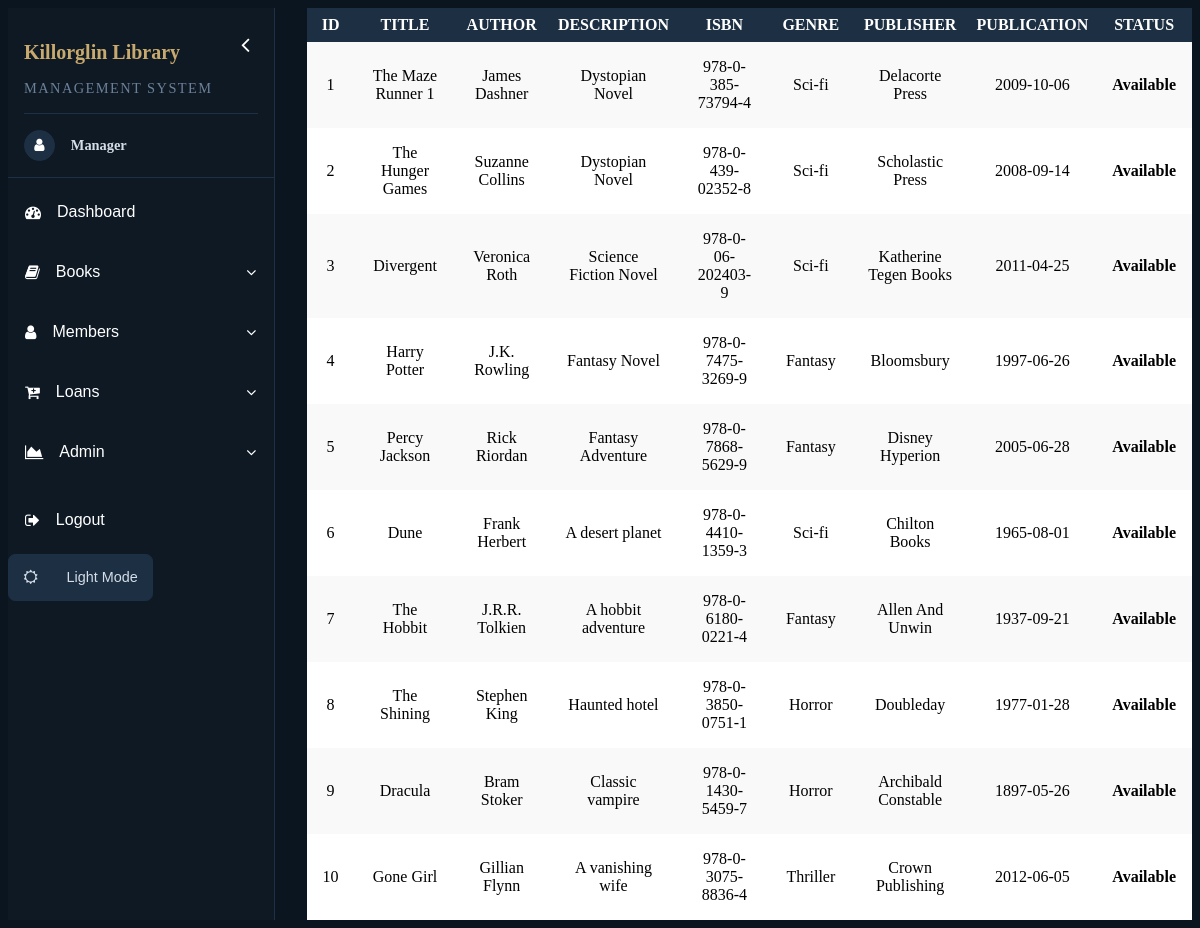
Screenshot of /viewBook.php (signed in) with the database file from the repository.
### tables this page shows
CREATE TABLE `Books` (
  `BookID` tinyint(3) NOT NULL AUTO_INCREMENT,
  `Title` varchar(30) NOT NULL,
  `Author` varchar(25) NOT NULL,
  `Description` varchar(30) NOT NULL,
  `ISBN` char(17) NOT NULL,
  `Genre` varchar(20) NOT NULL,
  `Publisher` varchar(25) NOT NULL,
  `PublicationDate` date DEFAULT NULL,
  `Status` enum('A','U') NOT NULL DEFAULT 'A',
  PRIMARY KEY (`BookID`),
  UNIQUE KEY `ISBN` (`ISBN`)
);

### config/config.php (called while the page is built, shortened)
<?php
    require_once("db.php");
    require_once("class/Book.php");
    require_once("class/BookRepository.php");
    require_once("class/LibraryService.php");
    $bookRepository = new BookRepository($pdo);
    $memberRepository = new MemberRepository($pdo);
    $loanRepository = new LoanRepository($pdo);
    $fineRepository = new FineRepository($pdo);
    $authRepository = new AuthenticationRepository($pdo);
    $libraryService = new LibraryService($bookRepository,$memberRepository, $loanRepository, $fineRepository, $authRepository);
?>

### class/LibraryService.php (called while the page is built, shortened)
<?php
    class LibraryService {
        private BookRepository $bookRepo;
        public function __construct(BookRepository $bookRepo, MemberRepository $memberRepo, LoanRepository $loanRepo, FineRepository $fineRepo, AuthenticationRepository $authRepo) {
            $this->bookRepo = $bookRepo;
        }
        public function getAllBooks() : array {
            try {
                return $this->bookRepo->getAllBooks();
            } catch (Exception $e) {
                return [];
            }
        }
    }
?>

### class/BookRepository.php (called while the page is built, shortened)
<?php
    class BookRepository {
        private PDO $pdo;
        public function __construct(PDO $pdo) {
            $this->pdo = $pdo;
        }
        public function getAllBooks() : array {
            try {
                $sql = 'SELECT * FROM Books';
                $stmt = $this->pdo->prepare($sql);
                $stmt->execute();
                $rows = $stmt->fetchAll();
                $books = [];
                foreach($rows as $row) {
                    $books[] = new Book (
                        $row['Title'],
                        $row['Author'],
                        $row['Description'],
                        $row['ISBN'],
                        $row['Genre'],
                        $row['Publisher'],
                        $row['PublicationDate'],
                        $row['Status'],
                        $row['BookID']
                    );
                }
                return $books;
            } catch (PDOException $e) {
                throw new Exception("Could not retrieve books from the database.");
            }
        }
    }
?>

### class/Book.php (called while the page is built, shortened)
<?php
    class Book {
        private int $id;
        private string $title;
        private string $author;
        private string $description;
        private string $isbn;
        private string $genre;
        private string $publisher;
        private string $publicationDate;
        private string $status;
        public function __construct(string $title, string $author, string $description, string $isbn, string $genre,
                                    string $publisher, string $publicationDate, string $status, int $id = 0) {
            $this->title = $title;
            $this->author = $author;
            $this->description = $description;
            $this->isbn = $isbn;
            $this->genre = $genre;
            $this->publisher = $publisher;
            $this->publicationDate = $publicationDate;
            $this->status = $status;
            $this->id = $id;
        }
        public function getId() : int {
            return $this->id;
        }
        public function getTitle() : string {
            return $this->title;
        }
        public function getAuthor() : string {
            return $this->author;
        }
        public function getDescription() : string {
            return $this->description;
        }
        public function getIsbn() : string {
            return $this->isbn;
        }
        public function getGenre() : string {
            return $this->genre;
        }
        public function getPublisher() : string {
            return $this->publisher;
        }
        public function getPublicationDate() : string {
            return $this->publicationDate;
        }
        public function isAvailable() : bool {
            return $this->status === 'A';
        }
    }
?>

### viewBook.php (the view, shortened to what this page needs)
<?php
    require_once("config/config.php");
    $books = $libraryService->getAllBooks();
?>
<!DOCTYPE html>
<html lang="en">
<head>
    <link rel="stylesheet" href="public/css/style.css">
    <link rel="stylesheet" href="https://cdnjs.cloudflare.com/ajax/libs/font-awesome/4.7.0/css/font-awesome.min.css">
</head>
<body>
    <?php include_once("inc/navMenu.php"); ?>
    <?php if(empty($books)) : ?>
        <div class="infoMessage">
            <i class="fa fa-warning"></i>
            <p>No books currently in the library</p>
        </div>
    <?php else : ?>
        <table class="viewBookTable">
                <tr>
                    <th>ID</th>
                    <th>Title</th>
                    <th>Author</th>
                    <th>Description</th>
                    <th>ISBN</th>
                    <th>Genre</th>
                    <th>Publisher</th>
                    <th>Publication</th>
                    <th>Status</th>
                </tr>
                <?php foreach($books as $book) :  ?>
                    <tr>
                        <td><?php echo htmlspecialchars($book->getId()); ?></td>
                        <td><?php echo htmlspecialchars(ucwords($book->getTitle())); ?></td>
                        <td><?php echo htmlspecialchars(ucwords($book->getAuthor())); ?></td>
                        <td><?php echo htmlspecialchars($book->getDescription()); ?></td>
                        <td><?php echo htmlspecialchars($book->getIsbn()); ?></td>
                        <td><?php echo htmlspecialchars(ucwords($book->getGenre())); ?></td>
                        <td><?php echo htmlspecialchars(ucwords($book->getPublisher())); ?></td>
                        <td><?php echo htmlspecialchars($book->getPublicationDate()); ?></td>
                        <td><?php echo $book->isAvailable() ? "Available" : "Unavailable"; ?></td>
                    </tr>
                <?php endforeach; ?>
        </table>
    <?php endif; ?>
</body>
</html>

### public/css/style.css (style rules this page uses)
:root { --body-bg-color: #0b1520; --text-white-color: white; --text-black-color: black; --aside-background-color: #0f1923; --aside-border-color: #1e3045; --heading-font-color: #c8a96e; --secondary-heading-color: #6b8099; --nav-elements-color: #d4dde8; --nav-elements-hover: #1d2f42; --lightGrey-border-color: lightgrey; --table-even-color: #f9f9f9; --input-box-placeholder: #3a5068; --table-bg-color: white; --table-text-color: black; --table-header-text: white; --error-msg-text: #ef4444; --error-message-bg: #2d1515; --error-msg-border: #7f1d1d; --success-msg-text:#22c55e; --success-msg-bg: #152d1e; --success-msg-border:#14532d; --edit-button: #4a90d9; --delete-button: #e74c3c; }
body { background: var(--body-bg-color); color: var(--text-white-color); display: flex; min-height: 100vh; }
.viewBookTable { margin-left: 2em; }
.viewBookTable, .memberCrudTable { color: var(--table-text-color); border-collapse: collapse; background-color: var(--table-bg-color); width: 100%; height: fit-content; height: 100%; overflow: scroll; }
.viewBookTable th, .memberCrudTable th { background-color: var(--nav-elements-hover); color: var(--table-header-text); text-align: center; padding: 0.5em; text-transform: uppercase; font-size: 1em; }
.viewBookTable td, .memberCrudTable td { padding: 1em; border-bottom: 1px solid var(--light-border-color); text-align: center; }
.viewBookTable tr:nth-child(even), .memberCrudTable tr:nth-child(even) { background-color: var(--table-even-color); }
.viewBookTable td:last-child, .memberCrudTable td:nth-child(9) { font-weight: bold; }

### rows the page displays
books: BookID "1", Title "The Maze Runner 1", Author "James Dashner", Description "Dystopian Novel", ISBN "978-0-385-73794-4", Genre "Sci-fi", Publisher "Delacorte Press", PublicationDate "2009-10-06", Status "Available"
books: BookID "2", Title "The Hunger Games", Author "Suzanne Collins", Description "Dystopian Novel", ISBN "978-0-439-02352-8", Genre "Sci-fi", Publisher "Scholastic Press", PublicationDate "2008-09-14", Status "Available"
books: BookID "3", Title "Divergent", Author "Veronica Roth", Description "Science Fiction Novel", ISBN "978-0-06-202403-9", Genre "Sci-fi", Publisher "Katherine Tegen Books", PublicationDate "2011-04-25", Status "Available"
books: BookID "4", Title "Harry Potter", Author "J.K. Rowling", Description "Fantasy Novel", ISBN "978-0-7475-3269-9", Genre "Fantasy", Publisher "Bloomsbury", PublicationDate "1997-06-26", Status "Available"
books: BookID "5", Title "Percy Jackson", Author "Rick Riordan", Description "Fantasy Adventure", ISBN "978-0-7868-5629-9", Genre "Fantasy", Publisher "Disney Hyperion", PublicationDate "2005-06-28", Status "Available"
books: BookID "6", Title "Dune", Author "Frank Herbert", Description "A desert planet", ISBN "978-0-4410-1359-3", Genre "Sci-fi", Publisher "Chilton Books", PublicationDate "1965-08-01", Status "Available"
books: BookID "7", Title "The Hobbit", Author "J.R.R. Tolkien", Description "A hobbit adventure", ISBN "978-0-6180-0221-4", Genre "Fantasy", Publisher "Allen And Unwin", PublicationDate "1937-09-21", Status "Available"
books: BookID "8", Title "The Shining", Author "Stephen King", Description "Haunted hotel", ISBN "978-0-3850-0751-1", Genre "Horror", Publisher "Doubleday", PublicationDate "1977-01-28", Status "Available"
books: BookID "9", Title "Dracula", Author "Bram Stoker", Description "Classic vampire", ISBN "978-0-1430-5459-7", Genre "Horror", Publisher "Archibald Constable", PublicationDate "1897-05-26", Status "Available"
books: BookID "10", Title "Gone Girl", Author "Gillian Flynn", Description "A vanishing wife", ISBN "978-0-3075-8836-4", Genre "Thriller", Publisher "Crown Publishing", PublicationDate "2012-06-05", Status "Available"

### other values shown
$_SESSION['username'] "Manager"
